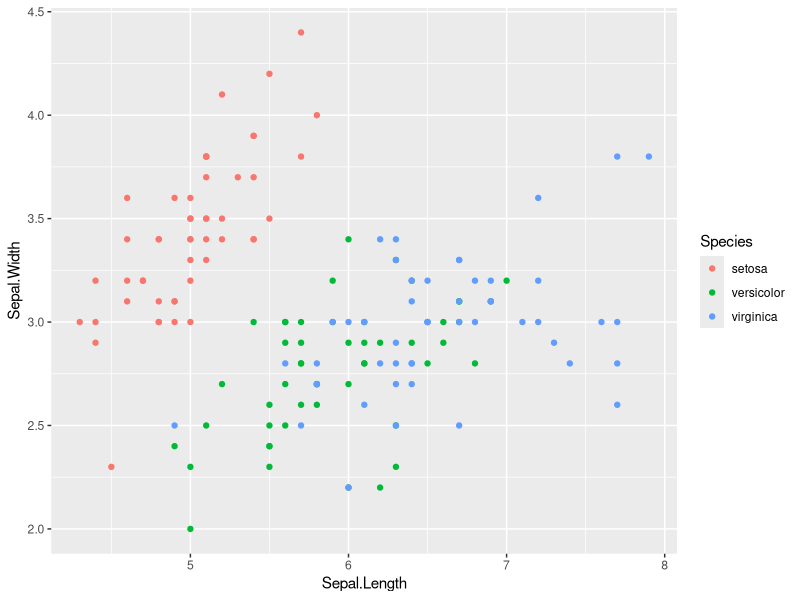
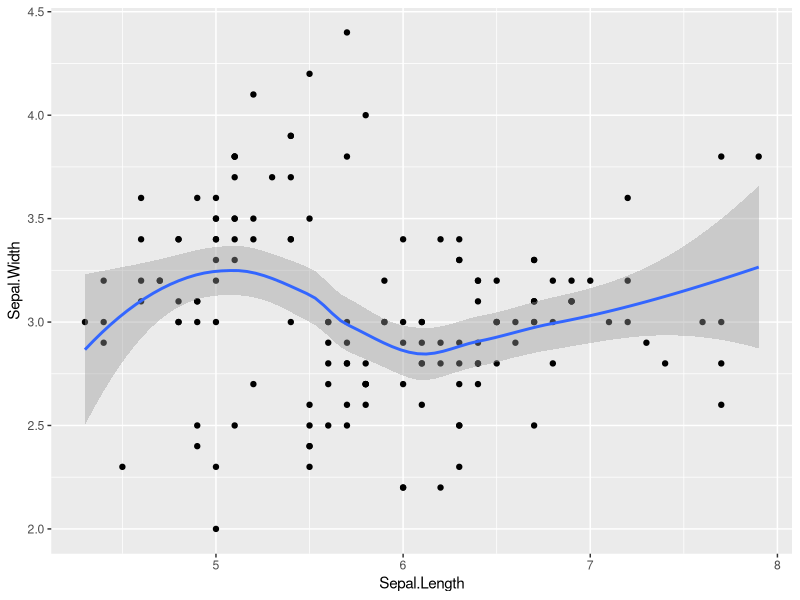
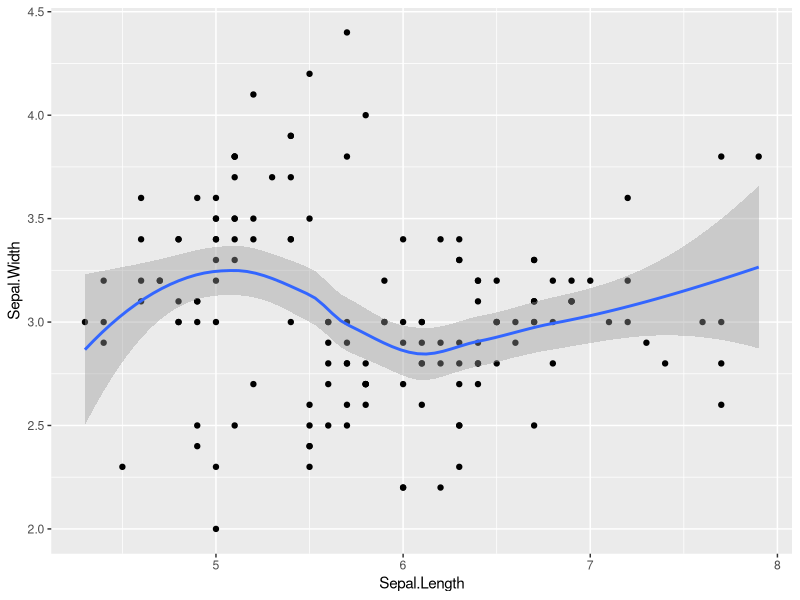
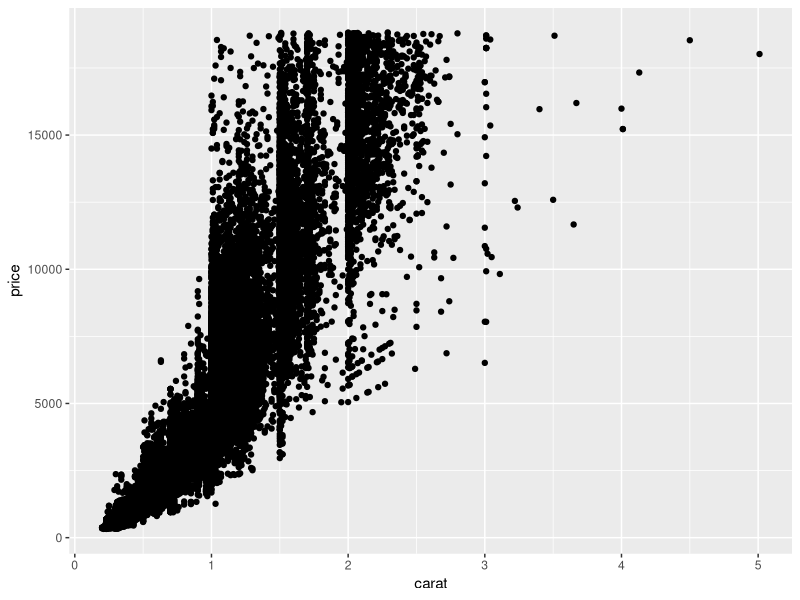
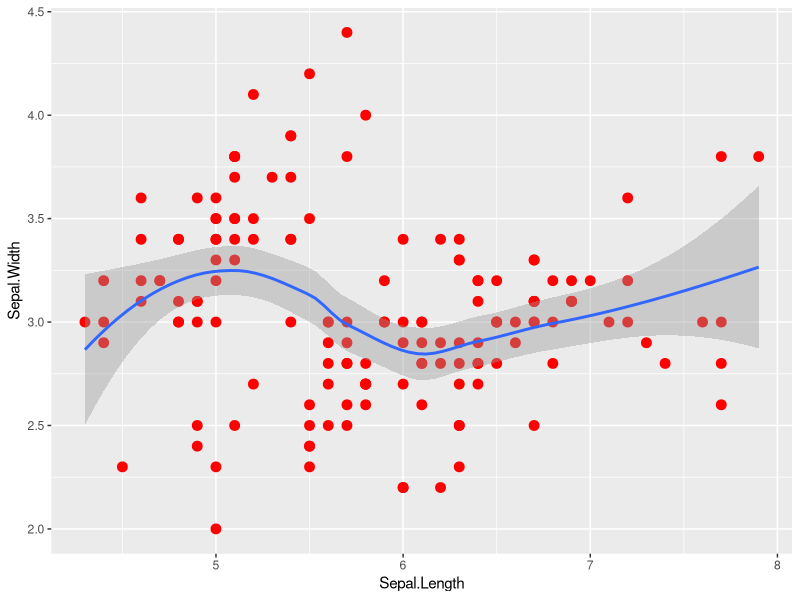
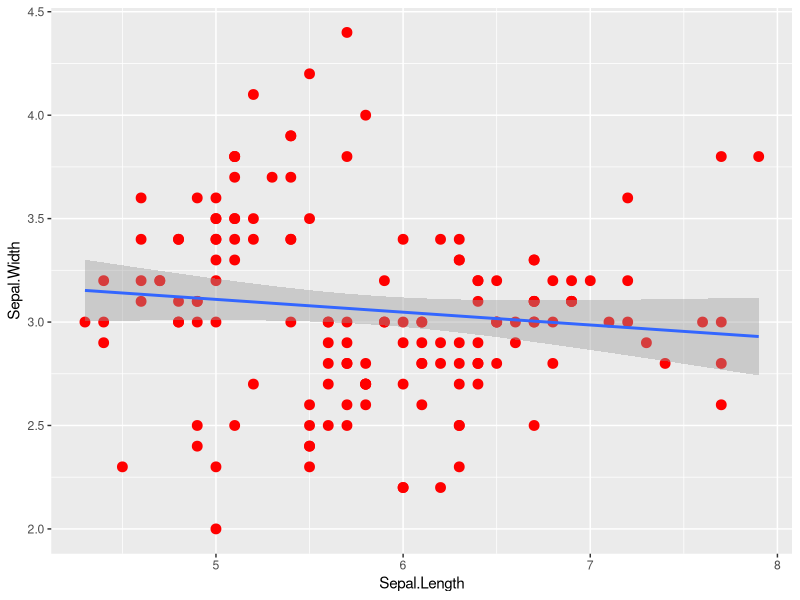
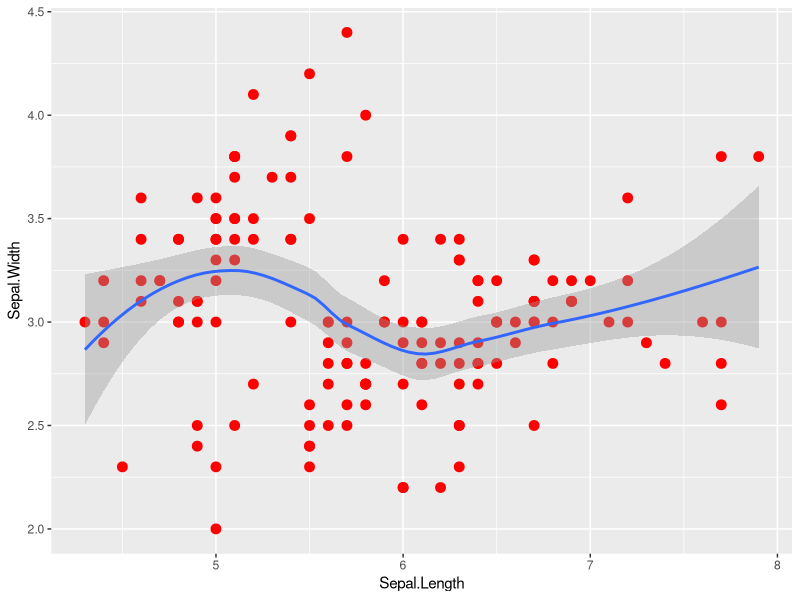
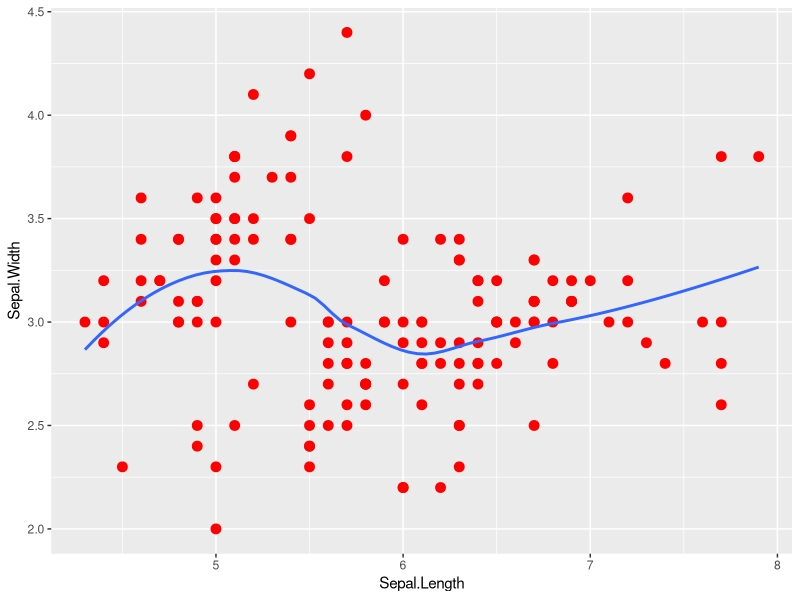

Reproduce these figures in R, in order.
#install.packages('ggplot2')
library(ggplot2)

ggplot() + 
  geom_point(data = iris, aes(x = Sepal.Length, y = Sepal.Width, colour = Species))
ggplot(data = iris, aes(x = Sepal.Length, y = Sepal.Width)) + 
  geom_point() + 
  geom_smooth()
iris_plot = ggplot(data = iris, aes(x = Sepal.Length, y = Sepal.Width))
iris_plot + 
  geom_point() + 
  geom_smooth()

dia_plot = ggplot(data = diamonds, aes(x = carat, y = price))
dia_plot + geom_point()

iris_plot + 
  geom_point(size = 3, colour = 'red') + 
  geom_smooth()
?geom_point
iris_plot + 
  geom_point(size = 3, colour = 'red') + 
  geom_smooth(method = 'lm')
iris_plot + 
  geom_point(size = 3, colour = 'red') + 
  geom_smooth(lintype = 2)
iris_plot + 
  geom_point(size = 3, colour = 'red') + 
  geom_smooth(se = FALSE)

ggplot(data = iris, aes(x = Species, y = Sepal.Width)) + 
  geom_boxplot(fill = '#3399ff', colour = '#c8b923')

ggplot(data = mpg, aes(displ, hwy)) + 
  geom_point(position = "jitter") + 
  geom_smooth()

ggplot(mtcars, aes(factor(cyl), fill = factor(vs))) + 
  geom_bar(position = "stack")
ggplot(mtcars, aes(factor(cyl), fill = factor(vs))) + 
  geom_bar(position = "fill")
ggplot(mtcars, aes(factor(cyl), fill = factor(vs))) + 
  geom_bar(position = "dodge")

str(mtcars)

ggplot(mtcars, aes(factor(cyl), fill = factor(1:length(mtcars$vs)))) + 
  geom_bar()
ggplot(mtcars, aes(factor(cyl))) + 
  geom_bar()

ggplot(diamonds, aes(clarity, fill = cut)) + 
  geom_bar()

dia_bar <- ggplot(diamonds, aes(x = cut, fill = cut)) + geom_bar()
dia_bar + scale_fill_brewer()

RColorBrewer::display.brewer.all()
dia_bar + scale_fill_brewer(palette = 'Paired')
dia_bar + scale_fill_brewer(palette = 'Accent')

ggplot(mpg, aes(displ, hwy)) + 
  geom_point() + 
  geom_smooth() + 
  scale_x_continuous(limits = c(4,6))
dia_bar + 
  scale_fill_brewer(palette = 'Accent') +
  scale_y_continuous(trans = "log10")
dia_bar + 
  coord_flip()
dia_bar + 
  coord_polar()

mtc_point <- ggplot(mtcars, aes(mpg, wt)) + geom_point()
mtc_point + 
  facet_wrap(~cyl)
mtc_point + 
  facet_wrap(~cyl + gear, ncol = 2)
mtc_point + 
  facet_grid(gear ~ cyl)

ggplot(iris, aes(Sepal.Width, Sepal.Length)) + 
  geom_point() + 
  facet_wrap(~Species)

dia_bar + theme_bw()
dia_bar + theme_classic()

#install.packages('ggthemes')
library(ggthemes)
dia_bar + theme_economist() + scale_colour_economist()
dia_bar + theme_excel()
dia_bar + theme_solarized()
